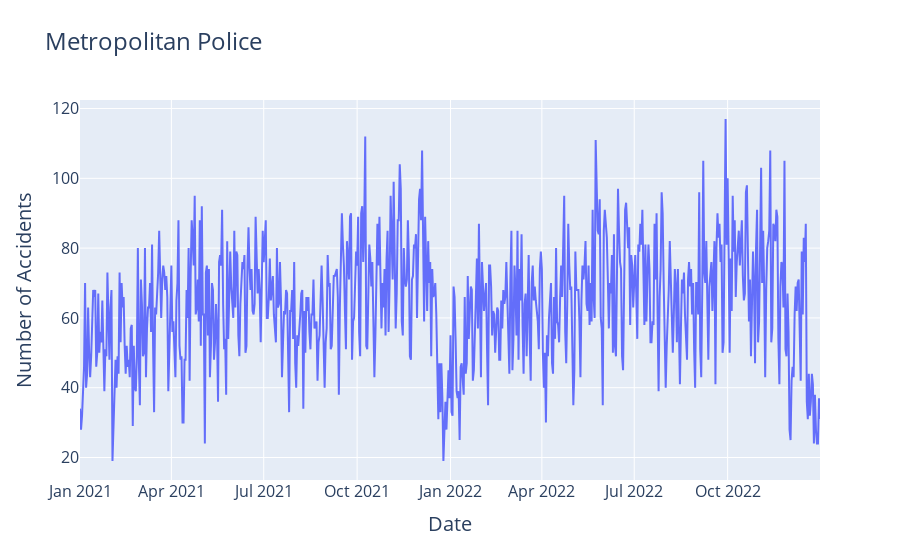

This figure's notebook cell:
### Code cell
df_mp = df_ta[df_ta["Police_Force"] == "Metropolitan Police"]
df_mp["Accident Date"] = pd.to_datetime(df_mp["Accident Date"])
df_mp_dayly_count = df_mp.groupby("Accident Date").count()["Accident_Index"]

df_mp_dayly_count = df_mp_dayly_count.reset_index().rename({"Accident_Index": "counts"}, axis=1)
fig = px.line(
    df_mp_dayly_count,
    x='Accident Date',
    y='counts',
    title='Metropolitan Police',
    labels={'Accident Date': 'Date', 'counts': 'Number of Accidents'}  # 自定义标签
)
fig.update_layout(
    title_font_size=24,  # 标题字体大小
    xaxis_title_font_size=20,  # X轴标题字体大小
    yaxis_title_font_size=20,  # Y轴标题字体大小
    legend_font_size=16,  # 图例字体大小
    font=dict(size=16)  # 其他字体大小
)

# 显示图形
fig.show()

### Figure 1 — Plotly figure (JSON) as saved in the notebook; plotly's stock layout.template omitted (floating-point values rounded to 4 significant figures; data arrays with more than 128 entries replaced by an {"elided": "..."} marker saying what was removed)
{"data": [{"hovertemplate": "Date=%{x}<br>Number of Accidents=%{y}<extra></extra>", "legendgroup": "", "line": {"color": "#636efa", "dash": "solid"}, "marker": {"symbol": "circle"}, "mode": "lines", "name": "", "orientation": "v", "showlegend": false, "type": "scatter", "x": {"elided": "730 str values"}, "xaxis": "x", "y": {"elided": "730 int values"}, "yaxis": "y"}], "layout": {"font": {"size": 16}, "legend": {"font": {"size": 16}, "tracegroupgap": 0}, "title": {"font": {"size": 24}, "text": "Metropolitan Police"}, "xaxis": {"anchor": "y", "domain": [0, 1], "title": {"font": {"size": 20}, "text": "Date"}}, "yaxis": {"anchor": "x", "domain": [0, 1], "title": {"font": {"size": 20}, "text": "Number of Accidents"}}}}
